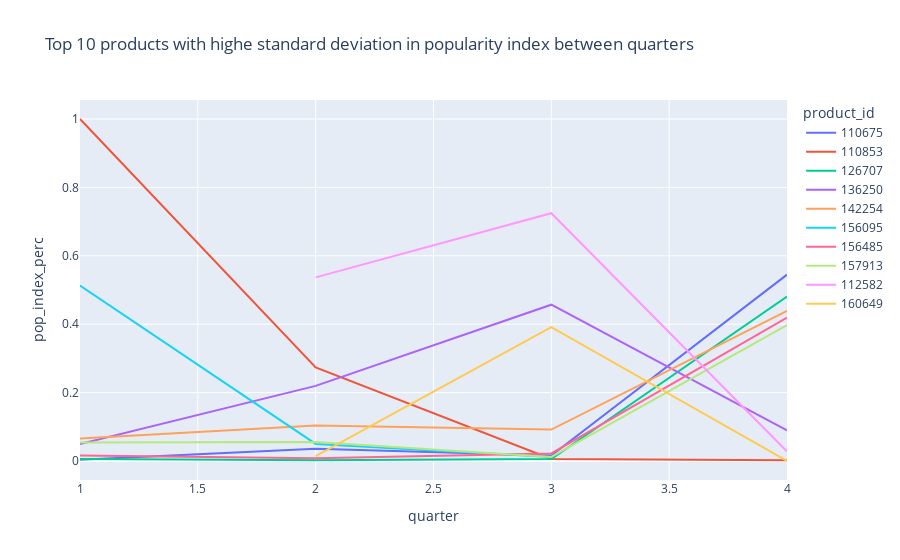

The code cell stored with this chart in its notebook:
### Code cell
fig = px.line(df_top, x="quarter", y="pop_index_perc", color='product_id', title='Top 10 products with highe standard deviation in popularity index between quarters')
fig

### Figure 1 — Plotly figure (JSON) as saved in the notebook; plotly's stock layout.template omitted (floating-point values rounded to 4 significant figures)
{"data": [{"hovertemplate": "product_id=110675<br>quarter=%{x}<br>pop_index_perc=%{y}<extra></extra>", "legendgroup": "110675", "line": {"color": "#636efa", "dash": "solid"}, "marker": {"symbol": "circle"}, "mode": "lines", "name": "110675", "orientation": "v", "showlegend": true, "type": "scatter", "x": [1, 2, 3, 4], "xaxis": "x", "y": [0.003992, 0.03593, 0.01597, 0.5449], "yaxis": "y"}, {"hovertemplate": "product_id=110853<br>quarter=%{x}<br>pop_index_perc=%{y}<extra></extra>", "legendgroup": "110853", "line": {"color": "#EF553B", "dash": "solid"}, "marker": {"symbol": "circle"}, "mode": "lines", "name": "110853", "orientation": "v", "showlegend": true, "type": "scatter", "x": [1, 2, 3, 4], "xaxis": "x", "y": [1, 0.2735, 0.005988, 0.001996], "yaxis": "y"}, {"hovertemplate": "product_id=126707<br>quarter=%{x}<br>pop_index_perc=%{y}<extra></extra>", "legendgroup": "126707", "line": {"color": "#00cc96", "dash": "solid"}, "marker": {"symbol": "circle"}, "mode": "lines", "name": "126707", "orientation": "v", "showlegend": true, "type": "scatter", "x": [1, 2, 3, 4], "xaxis": "x", "y": [0.005988, 0.001996, 0.005988, 0.481], "yaxis": "y"}, {"hovertemplate": "product_id=136250<br>quarter=%{x}<br>pop_index_perc=%{y}<extra></extra>", "legendgroup": "136250", "line": {"color": "#ab63fa", "dash": "solid"}, "marker": {"symbol": "circle"}, "mode": "lines", "name": "136250", "orientation": "v", "showlegend": true, "type": "scatter", "x": [1, 2, 3, 4], "xaxis": "x", "y": [0.0499, 0.2196, 0.4571, 0.08982], "yaxis": "y"}, {"hovertemplate": "product_id=142254<br>quarter=%{x}<br>pop_index_perc=%{y}<extra></extra>", "legendgroup": "142254", "line": {"color": "#FFA15A", "dash": "solid"}, "marker": {"symbol": "circle"}, "mode": "lines", "name": "142254", "orientation": "v", "showlegend": true, "type": "scatter", "x": [1, 2, 3, 4], "xaxis": "x", "y": [0.06587, 0.1038, 0.09182, 0.4391], "yaxis": "y"}, {"hovertemplate": "product_id=156095<br>quarter=%{x}<br>pop_index_perc=%{y}<extra></extra>", "legendgroup": "156095", "line": {"color": "#19d3f3", "dash": "solid"}, "marker": {"symbol": "circle"}, "mode": "lines", "name": "156095", "orientation": "v", "showlegend": true, "type": "scatter", "x": [1, 2, 3], "xaxis": "x", "y": [0.513, 0.0499, 0.01198], "yaxis": "y"}, {"hovertemplate": "product_id=156485<br>quarter=%{x}<br>pop_index_perc=%{y}<extra></extra>", "legendgroup": "156485", "line": {"color": "#FF6692", "dash": "solid"}, "marker": {"symbol": "circle"}, "mode": "lines", "name": "156485", "orientation": "v", "showlegend": true, "type": "scatter", "x": [1, 2, 3, 4], "xaxis": "x", "y": [0.01597, 0.007984, 0.02196, 0.4192], "yaxis": "y"}, {"hovertemplate": "product_id=157913<br>quarter=%{x}<br>pop_index_perc=%{y}<extra></extra>", "legendgroup": "157913", "line": {"color": "#B6E880", "dash": "solid"}, "marker": {"symbol": "circle"}, "mode": "lines", "name": "157913", "orientation": "v", "showlegend": true, "type": "scatter", "x": [1, 2, 3, 4], "xaxis": "x", "y": [0.05389, 0.05589, 0.01198, 0.3972], "yaxis": "y"}, {"hovertemplate": "product_id=112582<br>quarter=%{x}<br>pop_index_perc=%{y}<extra></extra>", "legendgroup": "112582", "line": {"color": "#FF97FF", "dash": "solid"}, "marker": {"symbol": "circle"}, "mode": "lines", "name": "112582", "orientation": "v", "showlegend": true, "type": "scatter", "x": [2, 3, 4], "xaxis": "x", "y": [0.5369, 0.7246, 0.02794], "yaxis": "y"}, {"hovertemplate": "product_id=160649<br>quarter=%{x}<br>pop_index_perc=%{y}<extra></extra>", "legendgroup": "160649", "line": {"color": "#FECB52", "dash": "solid"}, "marker": {"symbol": "circle"}, "mode": "lines", "name": "160649", "orientation": "v", "showlegend": true, "type": "scatter", "x": [2, 3, 4], "xaxis": "x", "y": [0.01397, 0.3912, 0], "yaxis": "y"}], "layout": {"legend": {"title": {"text": "product_id"}, "tracegroupgap": 0}, "title": {"text": "Top 10 products with highe standard deviation in popularity index between quarters"}, "xaxis": {"anchor": "y", "domain": [0, 1], "title": {"text": "quarter"}}, "yaxis": {"anchor": "x", "domain": [0, 1], "title": {"text": "pop_index_perc"}}}}
